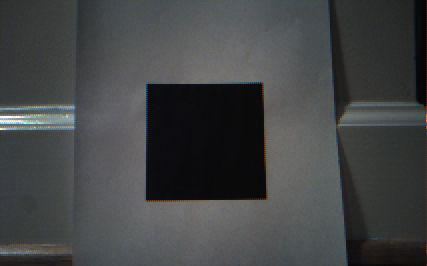
#> input picture Images/endimg.jpg, 427 x 266 px
$ python -i Square.py   (imports and definitions only)
#> lines starting #> are read from the running program, lines starting #| are printed output that depends on the picture; after the words box and inside, x2 and y2 are one past the last pixel; in counts of white or black regions, pixels touching at a corner belong together
'''
Simple "Square Detector" program.
Loads several images sequentially and tries to find squares in each image.
'''

import numpy as np
import cv2
import math

def angle_cos(p0, p1, p2):
    d1, d2 = (p0-p1).astype('float'), (p2-p1).astype('float')
    return abs( np.dot(d1, d2) / np.sqrt( np.dot(d1, d1)*np.dot(d2, d2) ) )

def find_squares(img):
    img = cv2.GaussianBlur(img, (5, 5), 0)
    squares = []
    for gray in cv2.split(img):
        for thrs in xrange(0, 255, 26):
            if thrs == 0:
                bin = cv2.Canny(gray, 0, 50, apertureSize=5)
                bin = cv2.dilate(bin, None)
            else:
                retval, bin = cv2.threshold(gray, thrs, 255, cv2.THRESH_BINARY)
            contours, hierarchy = cv2.findContours(bin, cv2.RETR_LIST, cv2.CHAIN_APPROX_SIMPLE)

            for cnt in contours:
                cnt_len = cv2.arcLength(cnt, True)
                cnt = cv2.approxPolyDP(cnt, 0.02*cnt_len, True)
                if len(cnt) == 4 and cv2.contourArea(cnt) > 1000 and cv2.isContourConvex(cnt):
                    cnt = cnt.reshape(-1, 2)
                    max_cos = np.max([angle_cos( cnt[i], cnt[(i+1) % 4], cnt[(i+2) % 4] ) for i in xrange(4)])
                    if max_cos < 0.1:
                        squares.append(cnt)
    return squares

# [11 lines left out: function find_square, not called in this run]

def get_centroid(square):
    # GET LINES
    i = 0
    lines = []
    for i in range(len(square)-1):
        lines.append(((square[i][0], square[i][1]), (square[i+1][0], square[i+1][1])))
    lines.append(((square[0][0], square[0][1]),(square[len(square)-1][0], square[len(square)-1][1])))

    #print lines

    # GET CENTROID LINE
    midpoints = []
    for line in lines:
        midpoints.append(( (line[0][0]+line[1][0])/2, (line[0][1]+line[1][1])/2 ))

    #find comparable x coords in midpoints
    threshold = 8
    centroid = None
    for mid1 in midpoints:
        for mid2 in midpoints:
                if mid1 != mid2 and np.abs(mid1[0] - mid2[0]) < threshold:
                    centroid = (mid1, mid2)
                    break

    return centroid

def get_axis(img):
    squares = find_squares(img)

    smallest = None
    sarea = 10000000
    for square in squares:
        if cv2.contourArea(square) < sarea:
            smallest = square
            sarea = cv2.contourArea(square)

    line = get_centroid(square)
    line = [np.asarray(line)]

    squares = [square]
    cv2.drawContours( img, squares, -1, (0, 255, 0), 1 )
    cv2.drawContours( img, line, -1, (255, 0, 0), 1 )
    cv2.imshow('squares', img)
    ch = 0xFF & cv2.waitKey()

    cv2.destroyAllWindows()
    return line[0]


# [30 lines left out: functions axis_length, get_ratio_LR, not called in this run]

"""
Returns 1 if you should move forward (end axis is larger than start axis), -1 if you should move backwards (end axis is smaller than start axis)
or 0 if you are within the acceptable threshold.
"""
# [15 lines left out: function compare_axes, not called in this run]

>>> import cv2
>>> picture = cv2.imread('Images/endimg.jpg')
#> picture is the input picture: shape (266, 427, 3); mean B, G, R 69.3, 68.5, 66.7
>>> result = get_axis(picture)
#> the loop in find_squares, `for gray in cv2.split(img):` made 3 passes
#> after the loop in find_squares, `for gray in cv2.split(img):`: bin: shape (266, 427); every value is 0
#> after the loop in find_squares, `for gray in cv2.split(img):`: cnt = [[0, 117], [10, 117]]; max_cos = 0.0968; squares = 14 items
#> the loop in get_axis, `for square in squares:` made 14 passes
#> (smallest, sarea) on passes 1, 5, 14: ([[261, 84], [266, 197], [149, 199], [148, 86]], 13001), ([[260, 84], [265, 196], [148, 199], [148, 86]], 12887.5), ([[71, 112], [0, 114], [0, 130], [73, 128]], 1154)
#> square on passes 2, 3, 4, 6, 7, 8: [[0, 0], [0, 265], [426, 246], [413, 0]], [[260, 82], [267, 198], [147, 201], [147, 85]], [[146, 85], [262, 82], [268, 199], [146, 202]], [[260, 83], [266, 196], [148, 200], [147, 85]], [[0, 0], [0, 265], [426, 252], [413, 0]], [[261, 82], [267, 197], [147, 201], [146, 85]]
#> after the loop in get_axis, `for square in squares:`: sarea = 1154
#> the loop in get_centroid, `for i in range(len(square)-1):` made 3 passes
#> after the loop in get_centroid, `for i in range(len(square)-1):`: lines = [((71, 112), (0, 114)), ((0, 114), (0, 130)), ((0, 130), (73, 128))]
#> the loop in get_centroid, `for line in lines:` made 4 passes
#> line on passes 1 to 4: ((71, 112), (0, 114)), ((0, 114), (0, 130)), ((0, 130), (73, 128)), ((71, 112), (73, 128))
#> after the loop in get_centroid, `for line in lines:`: midpoints = [(35.5, 113), (0, 122), (36.5, 129), (72, 120)]
#> the loop in get_centroid, `for mid1 in midpoints:` made 4 passes
#> in get_axis, `line = get_centroid(square)`: line = ((36.5, 129), (35.5, 113))
#> in get_axis, `line = [np.asarray(line)]`: line = [[[36.5, 129], [35.5, 113]]]
#> in get_axis, `squares = [square]`: squares = [[[71, 112], [0, 114], [0, 130], [73, 128]]]
#> in get_axis, `cv2.drawContours( img, squares, -1, (0, 255, 0), 1 )`:
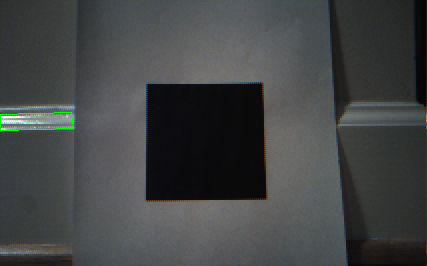
#> img: shape (266, 427, 3); 0.15% of pixels changed, all inside (x1, y1, x2, y2) = (0, 112, 74, 131)
#> in get_axis, `cv2.drawContours( img, line, -1, (255, 0, 0), 1 )`: img: shape (266, 427, 3); 0.01% of pixels changed, all inside (x1, y1, x2, y2) = (35, 113, 37, 130)
#> (key Esc is pressed here)
#> result = [[36.5, 129], [35.5, 113]]

$ run again, on Images/startimg2.jpg
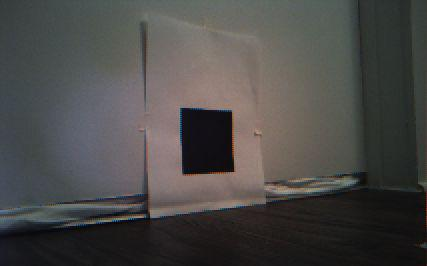
#> input picture Images/startimg2.jpg, 427 x 266 px
#> picture is the input picture: shape (266, 427, 3); mean B, G, R 71.8, 73.5, 74.9
#> the loop in find_squares, `for gray in cv2.split(img):` made 3 passes
#> after the loop in find_squares, `for gray in cv2.split(img):`: cnt = [[224, 105], [225, 105], [226, 106], [227, 106], [228, 105], [229, 105], [228, 104], [225, 104]]; max_cos = 0.115; squares = 6 items
#> the loop in get_axis, `for square in squares:` made 6 passes
#> (smallest, sarea) on pass 1: ([[183, 109], [230, 113], [230, 171], [183, 171]], 2820)
#> after the loop in get_axis, `for square in squares:`: sarea = 2820
#> the loop in get_centroid, `for i in range(len(square)-1):` made 3 passes
#> after the loop in get_centroid, `for i in range(len(square)-1):`: lines = [((181, 106), (232, 110)), ((232, 110), (233, 172)), ((233, 172), (181, 173))]
#> the loop in get_centroid, `for line in lines:` made 4 passes
#> line on passes 1 to 4: ((181, 106), (232, 110)), ((232, 110), (233, 172)), ((233, 172), (181, 173)), ((181, 106), (181, 173))
#> after the loop in get_centroid, `for line in lines:`: midpoints = [(206.5, 108), (232.5, 141), (207, 172.5), (181, 139.5)]
#> the loop in get_centroid, `for mid1 in midpoints:` made 4 passes
#> in get_axis, `line = get_centroid(square)`: line = ((207, 172.5), (206.5, 108))
#> in get_axis, `line = [np.asarray(line)]`: line = [[[207, 172.5], [206.5, 108]]]
#> in get_axis, `squares = [square]`: squares = [[[181, 106], [232, 110], [233, 172], [181, 173]]]
#> in get_axis, `cv2.drawContours( img, squares, -1, (0, 255, 0), 1 )`:
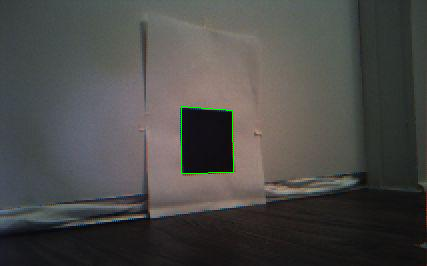
#> img: shape (266, 427, 3); 0.2% of pixels changed, all inside (x1, y1, x2, y2) = (181, 106, 234, 174)
#> result = [[207, 172.5], [206.5, 108]]
